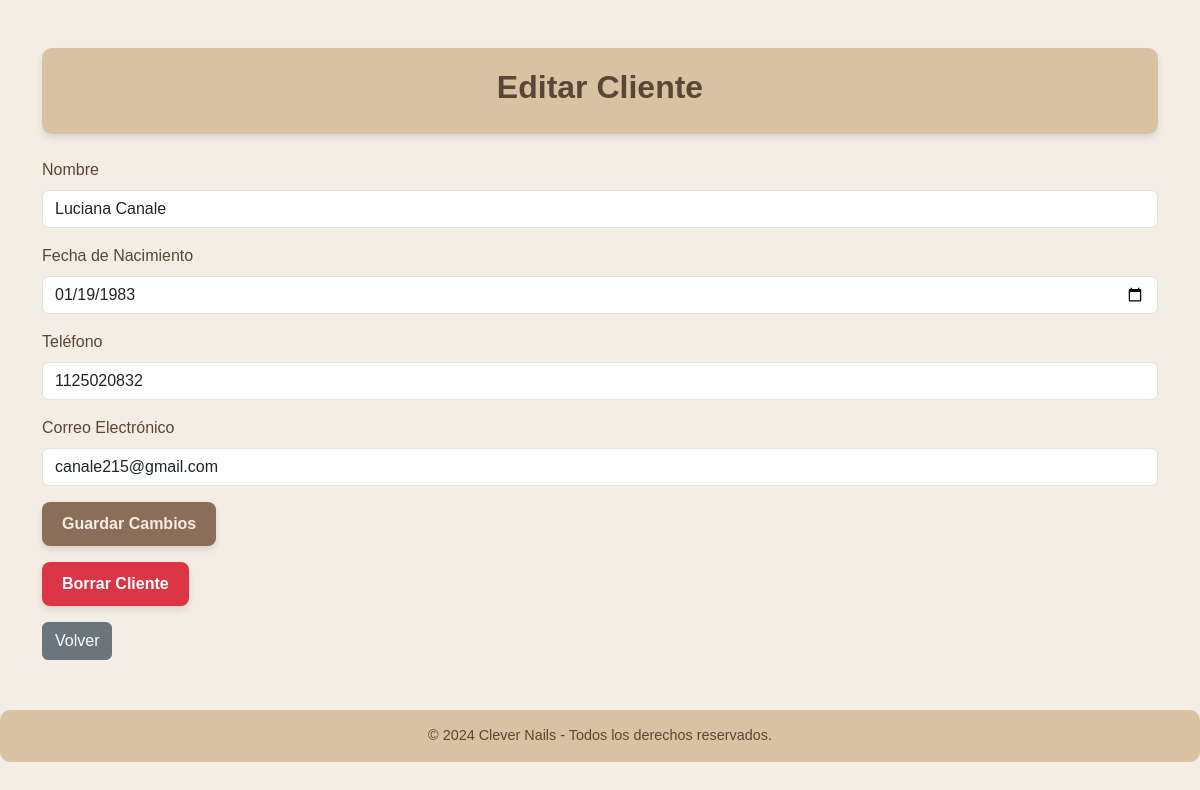
The page /edit-customer/1 (signed in) on the database its author committed.
### tables this page shows
CREATE TABLE customers (
        id INTEGER PRIMARY KEY AUTOINCREMENT,
        name TEXT NOT NULL,
        birth_date TEXT,
        phone TEXT,
        email TEXT
    );

### app/routes/customers.py (the view, shortened to what this page needs)
@customers_bp.route("/edit-customer/<int:customer_id>", methods=["GET", "POST"])
@login_required
def edit_customer(customer_id):
    customer = query_db("SELECT * FROM customers WHERE id = ?", (customer_id,), one=True)
    if not customer:
        return "Cliente no encontrado", 404
    return render_template("edit_customer.html", customer=customer)

### app/database.py (called while the page is built)
def query_db(query, args=(), one=False):
    conn = sqlite3.connect("manicure_shop.db")
    conn.row_factory = sqlite3.Row
    cursor = conn.cursor()
    cursor.execute(query, args)
    rv = cursor.fetchall()
    conn.commit()
    conn.close()
    return (rv[0] if rv else None) if one else rv

### app/utils.py (called while the page is built)
def login_required(f):
    @wraps(f)
    def decorated_function(*args, **kwargs):
        if not session.get("logged_in"):
            return redirect(url_for("auth.login"))
        return f(*args, **kwargs)
    return decorated_function

### templates/edit_customer.html (shortened to what this page needs)
<!DOCTYPE html>
<html lang="en">
<head>
    <link rel="stylesheet" href="https://cdn.jsdelivr.net/npm/bootstrap@5.3.0-alpha1/dist/css/bootstrap.min.css">
</head>
<body>
    <div class="container mt-5">
        <div class="header">
            <h1>Editar Cliente</h1>
        </div>
        <form method="POST" class="mt-4">
            <div class="mb-3">
                <label for="name" class="form-label">Nombre</label>
                <input type="text" class="form-control" id="name" name="name" value="{{ customer.name }}" required>
            </div>
            <div class="mb-3">
                <label for="birth_date" class="form-label">Fecha de Nacimiento</label>
                <input type="date" class="form-control" id="birth_date" name="birth_date" value="{{ customer.birth_date }}">
            </div>
            <div class="mb-3">
                <label for="phone" class="form-label">Teléfono</label>
                <input type="text" class="form-control" id="phone" name="phone" value="{{ customer.phone }}" required>
            </div>
            <div class="mb-3">
                <label for="email" class="form-label">Correo Electrónico</label>
                <input type="email" class="form-control" id="email" name="email" value="{{ customer.email }}" required>
            </div>
            <button type="submit" class="btn btn-custom">Guardar Cambios</button>
        </form>
        <form method="POST" action="{{ url_for('customers.delete_customer', customer_id=customer.id) }}" class="mt-3 ">
            <button type="submit" class="btn btn-delete" onclick="return confirm('¿Estás seguro de que deseas eliminar este cliente?')">Borrar Cliente</button>
        </form>
        <a href="{{ url_for('customers.customers') }}" class="btn btn-secondary mt-3">Volver</a>
    </div>
    <footer>
        &copy; 2024 Clever Nails - Todos los derechos reservados.
    </footer>
</body>
</html>

### templates/edit_customer.html (style rules this page uses)
body { background-color: #f4ede3; font-family: 'Arial', sans-serif; color: #5a4636; }
.header { background: #d9c2a2; padding: 20px; border-radius: 10px; text-align: center; box-shadow: 0 4px 6px rgba(0, 0, 0, 0.1); }
.header h1 { font-size: 2rem; font-weight: bold; color: #5a4636; }
.btn-custom { background: #8a6e5a; color: #f4ede3; border: none; padding: 10px 20px; font-size: 1rem; font-weight: bold; border-radius: 8px; box-shadow: 0 4px 6px rgba(0, 0, 0, 0.1); }
.btn-delete { background: #dc3545; color: white; border: none; padding: 10px 20px; font-size: 1rem; font-weight: bold; border-radius: 8px; box-shadow: 0 4px 6px rgba(0, 0, 0, 0.1); }
footer { margin-top: 50px; background: #d9c2a2; padding: 15px; text-align: center; color: #5a4636; border-radius: 10px; font-size: 0.9rem; }

### rows shown on the page
customers: name "Luciana Canale", birth_date "01/19/1983", phone "1125020832", email "canale215@gmail.com"
